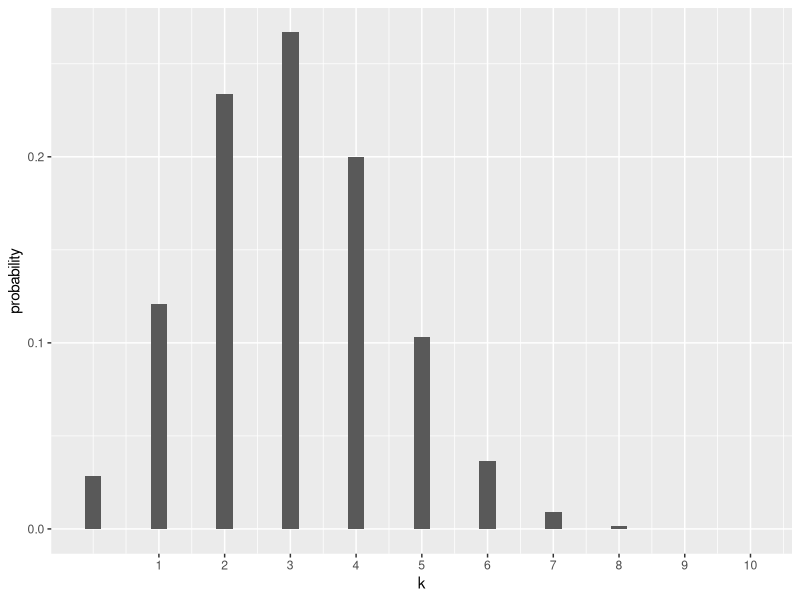
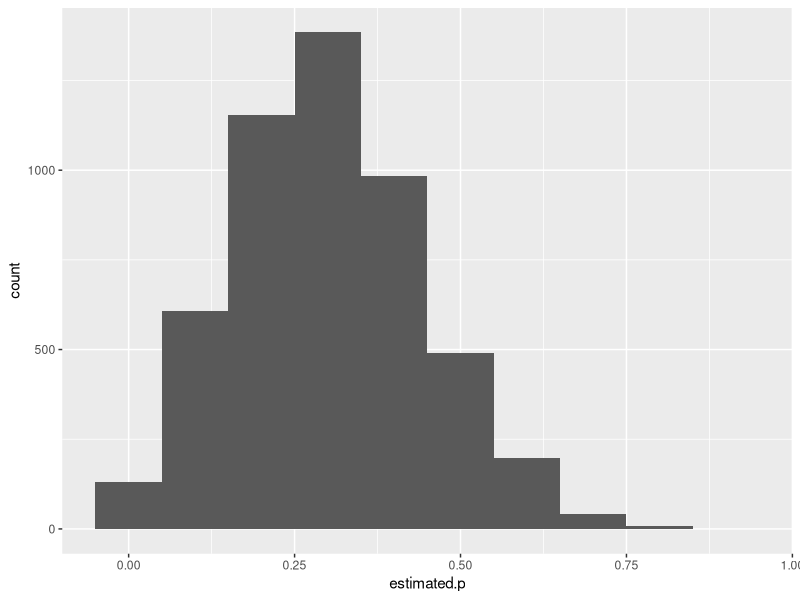
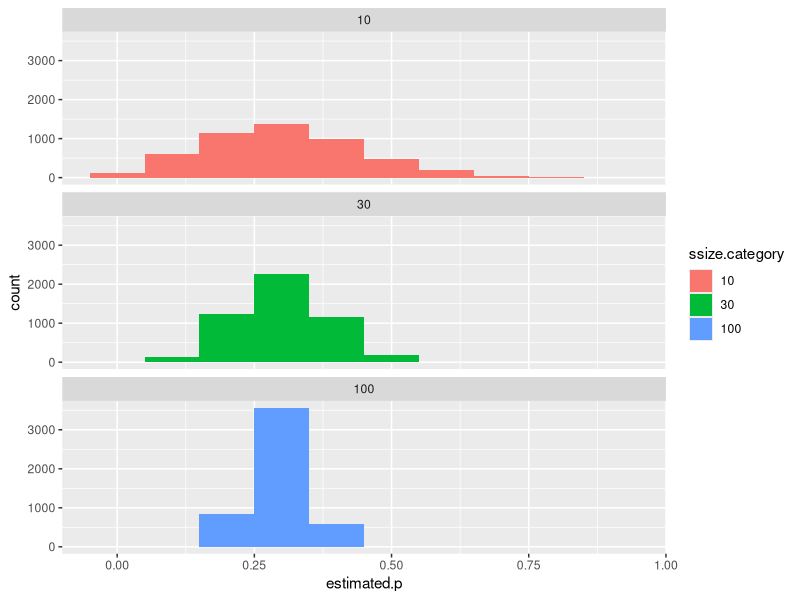

Recreate these plots in R, in order.
## ---- chunk 1
library(tidyverse)
set.seed(20181019)  # initializes RNG
## ---- chunk 2
dbinom(5, 10, 0.3)
## ---- chunk 3
k <- 0:10
binomial.ex1 <- data_frame(k = k,
                           probability = dbinom(k, 10, 0.3))
binomial.ex1
## ---- chunk 4
binomial.ex1 %>%
  ggplot(aes(x = k, y = probability)) + 
  geom_col(width=0.25) + 
  scale_x_continuous(breaks=1:10)
## ---- chunk 5
# draw 1 sample of size 10, where P(success) = 0.3
rbinom(1, 10, 0.3)
## ---- chunk 6
# 20 samples of size 10, where P(success) = 0.3
rbinom(20, 10, 0.3)
## ---- chunk 7
nsamples = 5000
ssize = 10
p = 0.3

df10 <- data_frame(ssize = rep(ssize, nsamples),
                   k = rbinom(nsamples, ssize, p),
                   estimated.p = k/ssize)

df10 %>%
  ggplot(aes(x = estimated.p)) + 
  geom_histogram(bins=10)
## ---- chunk 8
nsamples = 5000
ssize = 30
p = 0.3

df30 <- data_frame(ssize = rep(ssize, nsamples),
                   k = rbinom(nsamples, ssize, p),
                   estimated.p = k/ssize)
## ---- chunk 9
nsamples = 5000
ssize = 100
p = 0.3

df100 <- data_frame(ssize = rep(ssize, nsamples),
                   k = rbinom(nsamples, ssize, p),
                   estimated.p = k/ssize)
## ---- chunk 10
df.combined <- bind_rows(df10, df30, df100)
## ---- chunk 11
df.combined %>%
  mutate(ssize.category = as.factor(ssize)) %>%
  ggplot(aes(x = estimated.p, fill = ssize.category)) +
  geom_histogram(bins=10) + 
  facet_wrap(~ssize.category, ncol=1)
